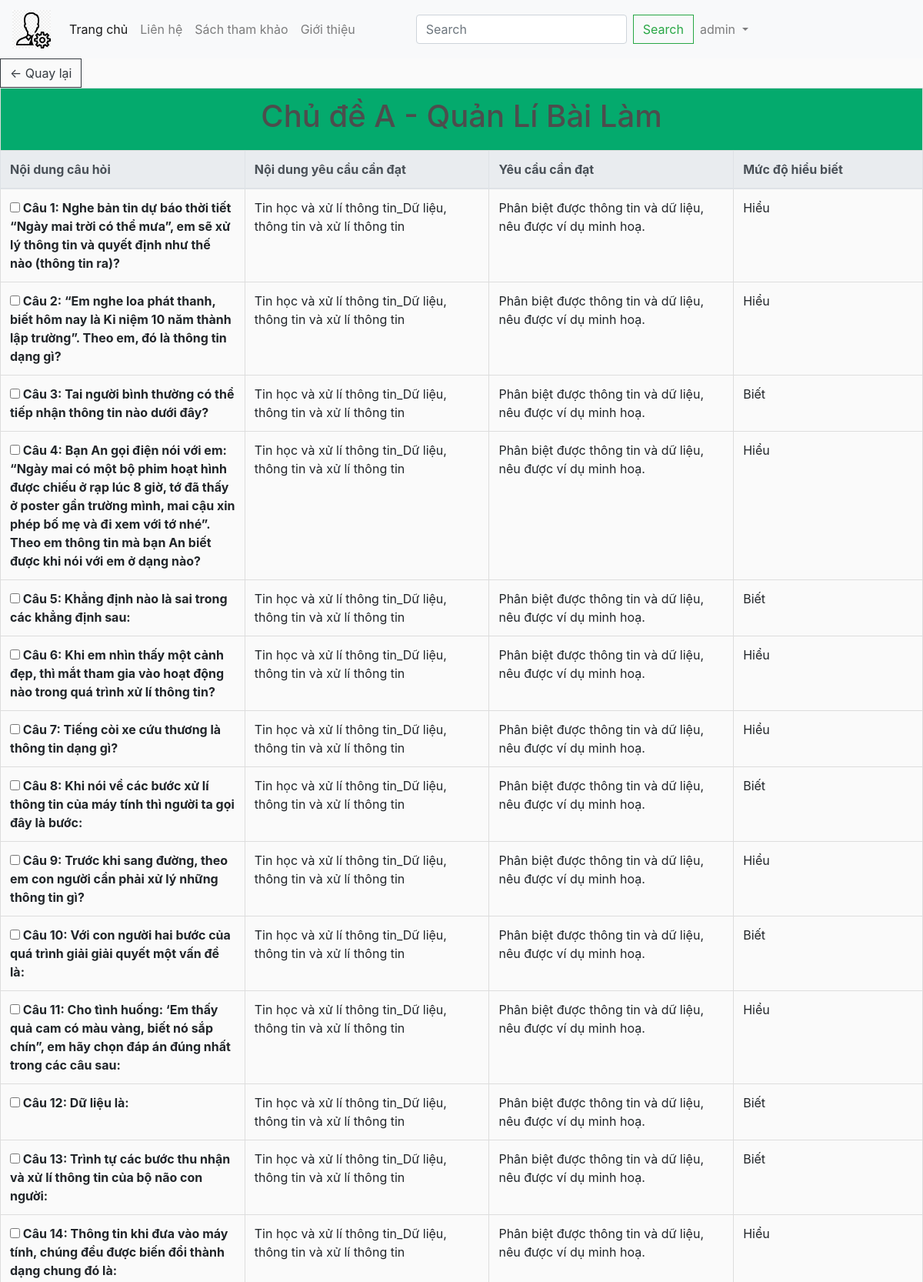
The page /manage_take_quiz/1/ (signed in, upper part) on the database its author committed.
### app/models.py (models this page shows, shortened)
class Course(models.Model):
    grade = models.ForeignKey(Grade,on_delete= models.SET_NULL, blank=True, null= True)
    name = models.CharField(max_length=200, null=True)
    date_create = models.DateTimeField(auto_now_add=True)
    avatar = models.ImageField(null=True, blank=True)

class Question(models.Model):
    course = models.ForeignKey(Course,on_delete= models.SET_NULL, blank=True, null= True)
    yccd = models.ForeignKey(YCCD,on_delete= models.SET_NULL, blank=True, null= True)
    knowledge = models.ForeignKey(Knowledge_Level,on_delete= models.SET_NULL, blank=True, null= True)
    text_question = models.CharField(max_length=5000, null=True)
    is_active = models.BooleanField(default=True)

class YCCD(models.Model):
    content_yccd = models.ForeignKey(Content_YCCD,on_delete= models.SET_NULL, blank=True, null= True)
    content = models.CharField(max_length=2000, null=True)
    def __str__(self):
        return self.content

class Content_YCCD(models.Model):
    content = models.CharField(max_length=2000, null=True)
    def __str__(self):
        return self.content

class Knowledge_Level(models.Model):
    text_muc_do = models.CharField(max_length=200, null=True)
    def __str__(self):
        return self.text_muc_do

### app/views.py (the view)
# urls.py: path('manage_take_quiz/<int:course_id>/', views.manage_take_quiz, name='manage_take_quiz'),
@staff_member_required(login_url='/error_user/')
def manage_take_quiz(request, course_id):
    if request.user.is_authenticated:
        course = Course.objects.get(pk=course_id)
        questions = Question.objects.filter(course=course).order_by('yccd__id', 'id')
        user_not_login="hidden"
        user_login="show"
    else:
        user_not_login="show"
        user_login="hidden"
    return render(request, 'app/manage_take_quiz.html', {'course': course, 'questions': questions,'user_not_login':user_not_login,'user_login':user_login})

### app/templates/app/manage_take_quiz.html (shortened to what this page needs)
<!DOCTYPE html>
{% extends 'app/base.html' %}
{% load static %}
    {%block login%}
        <a  class="btn btn-outline-dark" href="{% url 'home_admin' %}">&#x2190; Quay lại</a>
        <form method="post" action="{% url 'save_question_selection' course.id %}">
                      <table class="table">
                          <thead class="thead-light">
                            <tr>
                                <td class="colspanned text-center" colspan="4"><h1>{{ course.name }} - Quản Lí Bài Làm</h1></td>
                            </tr>
                            <tr>
                              <th scope="col">Nội dung câu hỏi</th>
                              <th scope="col">Nội dung yêu cầu cần đạt</th>
                              <th scope="col">Yêu cầu cần đạt</th>
                              <th scope="col">Mức độ hiểu biết</th>
                            </tr>
                          </thead>
                          <tbody>
                            {% for question in questions %}
                            <tr>
                              <th scope="row"> <input type="checkbox" name="questions" value="{{ question.id }}" data-yccd="{{ question.yccd_id }}" {% if question.show_in_quiz %}checked{% endif %}>
                                Câu {{ forloop.counter }}: {{ question.text_question }} </th>
                              <td>{{ question.yccd.content_yccd }}</td>
                              <td>{{ question.yccd }}</td>
                              <td>{{ question.knowledge }}</td>
                            </tr>
                            {% endfor %}
                          </tbody>
                        </table>
        </form>
    {%endblock login%}

### app/templates/app/base.html (shortened to what this page needs)
{% load static %}
<!DOCTYPE html>
<html>
  <head>
    <link rel="stylesheet" href="https://cdn.jsdelivr.net/npm/bootstrap@4.5.3/dist/css/bootstrap.min.css">
    <link href-"{% static 'app/css/style.css' %}" rel="stylesheet" />
    <link href-"{% static 'app/css/owl.carousel.min.css' %}" rel="stylesheet" />
    <link href-"{% static 'app/css/all.min.css' %}" rel="stylesheet" />
    <link rel= "stylesheet" type="text/css" href="{%static 'app/css/main.css'%}">
    <link rel="stylesheet" href="">
  </head>
  <body>
    <nav class="navbar navbar-expand-lg navbar-light bg-light">
      <a class="navbar-brand" href="{% url 'home_admin'%}">
        <img src="{% static 'app/images/home-admin.png' %}" width="50" height="50" />
      </a>
      <div class="collapse navbar-collapse" id="navbarSupportedContent">
        <ul class="navbar-nav mr-auto">
          <li class="nav-item active">
            <a class="nav-link" href="{% url 'home'%}">Trang chủ<span class="sr-only">(current)</span></a>
          </li>
          <li class="nav-item">
            <a class="nav-link" href="https://www.facebook.com/profile.php?id=100017587238895">Liên hệ</a>
          </li>
          <li class="nav-item">
            <a class="nav-link " href="{% url "links_reference" %}" tabindex="-1" aria-disabled="false">Sách tham khảo</a>
          </li>
          <li class="nav-item">
            <a class="nav-link " href="{% url "intro" %}" tabindex="-1" aria-disabled="false">Giới thiệu</a>
          </li>
        </ul>
        <form class="form-inline my-2 my-lg-0" role="search" method = POST action = "{%url 'search'%}">
          <input class="form-control mr-sm-2" type="search" placeholder="Search" aria-label="Search" name= "searched">
          <button class="btn btn-outline-success my-2 my-sm-0" type="submit">Search</button>
        </form>
      </div>
      <div class="navbar-nav me-auto mb-2 mb-lg-0" style= "visibility: {{user_login}}" >
        <li class="nav-item dropdown">
          <a class="nav-link dropdown-toggle" href="#" id="navbarDropdown" role="button" data-toggle="dropdown" aria-haspopup="true" aria-expanded="false">
            <span>{{request.user}}</span>
          </a>
        </li>
      </div>
    </nav>
    {%block login%}{%endblock login%}
  </body>
</html>

### app/static/app/css/main.css (style rules this page uses)
body { background-color: hsl(0, 0%, 98%); }
h1,h2,h3,h4,h5,h6 { color:hsl(0, 0%, 30%); }
.btn { border-radius: 0; }
.table td, .table th { word-wrap: break-word; white-space: normal; }

### app/templates/app/manage_take_quiz.html (style rules this page uses)
table { width: 100%; border-collapse: collapse; }
th, td { border: 1px solid #ddd; padding: 8px; text-align: left; max-width: 200px; overflow: hidden; text-overflow: ellipsis; word-wrap: break-word; }
.colspanned { background-color: #04AA6D }

### rows shown on the page
Course: name "Chủ đề A"
Question: text_question "Nghe bản tin dự báo thời tiết “Ngày mai trời có thể mưa”, em sẽ xử lý thông tin và quyết định như thế nào (thông tin ra)?", yccd.content_yccd "Tin học và xử lí thông tin_Dữ liệu, thông tin và xử lí thông tin", yccd "Phân biệt được thông tin và dữ liệu, nêu được ví dụ minh hoạ.", knowledge "Hiểu"
Question: text_question "“Em nghe loa phát thanh, biết hôm nay là Kỉ niệm 10 năm thành lập trường”. Theo em, đó là thông tin dạng gì?", yccd.content_yccd "Tin học và xử lí thông tin_Dữ liệu, thông tin và xử lí thông tin", yccd "Phân biệt được thông tin và dữ liệu, nêu được ví dụ minh hoạ.", knowledge "Hiểu"
Question: text_question "Tai người bình thường có thể tiếp nhận thông tin nào dưới đây?", yccd.content_yccd "Tin học và xử lí thông tin_Dữ liệu, thông tin và xử lí thông tin", yccd "Phân biệt được thông tin và dữ liệu, nêu được ví dụ minh hoạ.", knowledge "Biết"
Question: text_question "Bạn An gọi điện nói với em: “Ngày mai có một bộ phim hoạt hình được chiếu ở rạp lúc 8 giờ, tớ đã thấy ở poster gần trường mình, mai cậu xin phép bố mẹ và đi xem với tớ nhé”. Theo em thông tin mà bạn An biết được khi nói với em ở dạng nào?", yccd.content_yccd "Tin học và xử lí thông tin_Dữ liệu, thông tin và xử lí thông tin", yccd "Phân biệt được thông tin và dữ liệu, nêu được ví dụ minh hoạ.", knowledge "Hiểu"
Question: text_question "Khẳng định nào là sai trong các khẳng định sau:", yccd.content_yccd "Tin học và xử lí thông tin_Dữ liệu, thông tin và xử lí thông tin", yccd "Phân biệt được thông tin và dữ liệu, nêu được ví dụ minh hoạ.", knowledge "Biết"
Question: text_question "Khi em nhìn thấy một cảnh đẹp, thì mắt tham gia vào hoạt động nào trong quá trình xử lí thông tin?", yccd.content_yccd "Tin học và xử lí thông tin_Dữ liệu, thông tin và xử lí thông tin", yccd "Phân biệt được thông tin và dữ liệu, nêu được ví dụ minh hoạ.", knowledge "Hiểu"
Question: text_question "Tiếng còi xe cứu thương là thông tin dạng gì?", yccd.content_yccd "Tin học và xử lí thông tin_Dữ liệu, thông tin và xử lí thông tin", yccd "Phân biệt được thông tin và dữ liệu, nêu được ví dụ minh hoạ.", knowledge "Hiểu"
Question: text_question "Khi nói về các bước xử lí thông tin của máy tính thì người ta gọi đây là bước:", yccd.content_yccd "Tin học và xử lí thông tin_Dữ liệu, thông tin và xử lí thông tin", yccd "Phân biệt được thông tin và dữ liệu, nêu được ví dụ minh hoạ.", knowledge "Biết"
Question: text_question "Trước khi sang đường, theo em con người cần phải xử lý những thông tin gì?", yccd.content_yccd "Tin học và xử lí thông tin_Dữ liệu, thông tin và xử lí thông tin", yccd "Phân biệt được thông tin và dữ liệu, nêu được ví dụ minh hoạ.", knowledge "Hiểu"
Question: text_question "Với con người hai bước của quá trình giải giải quyết một vấn đề là:", yccd.content_yccd "Tin học và xử lí thông tin_Dữ liệu, thông tin và xử lí thông tin", yccd "Phân biệt được thông tin và dữ liệu, nêu được ví dụ minh hoạ.", knowledge "Biết"
Question: text_question "Cho tình huống: ‘Em thấy quả cam có màu vàng, biết nó sắp chín”, em hãy chọn đáp án đúng nhất trong các câu sau:", yccd.content_yccd "Tin học và xử lí thông tin_Dữ liệu, thông tin và xử lí thông tin", yccd "Phân biệt được thông tin và dữ liệu, nêu được ví dụ minh hoạ.", knowledge "Hiểu"
Question: text_question "Dữ liệu là:", yccd.content_yccd "Tin học và xử lí thông tin_Dữ liệu, thông tin và xử lí thông tin", yccd "Phân biệt được thông tin và dữ liệu, nêu được ví dụ minh hoạ.", knowledge "Biết"
Question: text_question "Trình tự các bước thu nhận và xử lí thông tin của bộ não con người:", yccd.content_yccd "Tin học và xử lí thông tin_Dữ liệu, thông tin và xử lí thông tin", yccd "Phân biệt được thông tin và dữ liệu, nêu được ví dụ minh hoạ.", knowledge "Biết"
Question: text_question "Thông tin khi đưa vào máy tính, chúng đều được biến đổi thành dạng chung đó là:", yccd.content_yccd "Tin học và xử lí thông tin_Dữ liệu, thông tin và xử lí thông tin", yccd "Phân biệt được thông tin và dữ liệu, nêu được ví dụ minh hoạ.", knowledge "Hiểu"

### other values the page prints
{{ request.user }} "admin"
